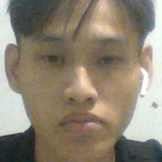
#> input picture face_images_folder/Thuong.1.1.jpg, 162 x 162 px, found by its file name; its folder holds 4 pictures in this run
$ python training.py
#> lines starting #> are read from the running program, lines starting #| are printed output that depends on the picture
import os
import cv2
import numpy as np
from PIL import Image
recognizer = cv2.face_LBPHFaceRecognizer.create()
path = r'D:\Python\Python_DA5\face_images_folder'
def getImagesWithID(path):
#> called with path = 'D:\\Python\\Python_DA5\\face_images_folder'
    imagePaths=[os.path.join(path, f) for f in os.listdir(path)]
    faces=[]
    IDs=[]
    for imagePath in imagePaths:
        faceImg = Image.open(imagePath).convert('L')
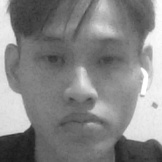
#> faceImg: PIL image 162x162 L; min 25, max 255, mean 132.9
        faceNp = np.array(faceImg, 'uint8')
        ID=int(os.path.split(imagePath)[-1].split('.')[1])
        faces.append(faceNp)
        IDs.append(ID)
        cv2.imshow('training', faceNp)
        cv2.waitKey(10)
#> pass 2 of the loop in getImagesWithID, `for imagePath in imagePaths:`:
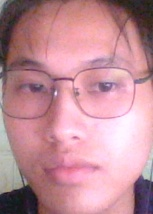
#> input picture face_images_folder/Thuong.1.10.jpg, 153 x 214 px, found by its file name
#> in getImagesWithID, `faceImg = Image.open(imagePath).convert('L')`:
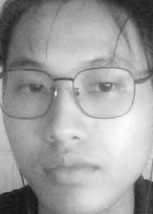
#> faceImg: PIL image 153x214 L; min 19, max 251, mean 157.7
#> pass 3 of the loop in getImagesWithID, `for imagePath in imagePaths:`:
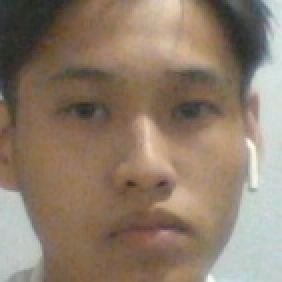
#> input picture face_images_folder/Thuong.1.11.jpg, 141 x 141 px, found by its file name (shown 2 times larger)
#> in getImagesWithID, `faceImg = Image.open(imagePath).convert('L')`:
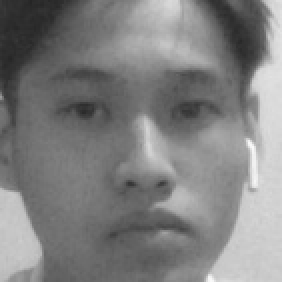
#> faceImg: PIL image 141x141 L (shown 2 times larger); min 37, max 249, mean 127.9
#> the loop made 4 passes; the first 3 are shown
    return np.array(IDs), faces

Ids, faces = getImagesWithID(path)
recognizer.train(faces, Ids)

if not os.path.exists('detect person/trainer'):
    os.makedirs('detect person/trainer')

recognizer.save("detect person/trainer/face_trainner.yml")
cv2.destroyAllWindows()
